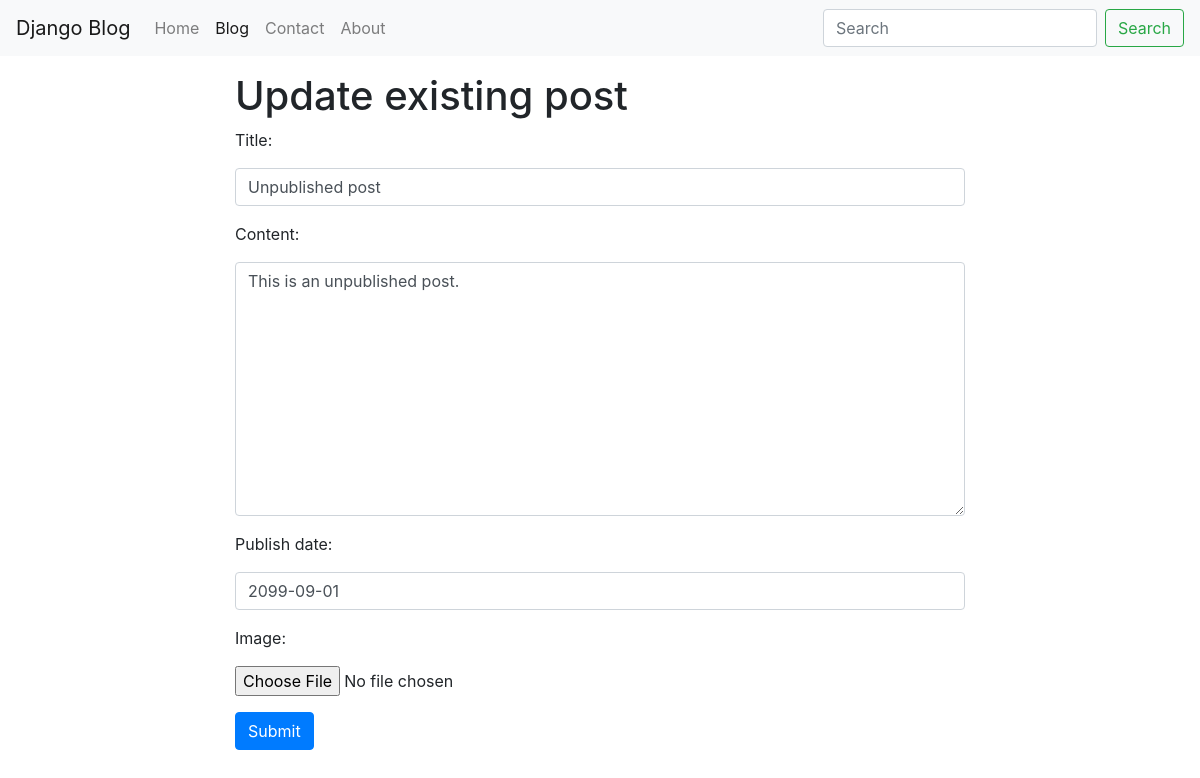
Before: /blog/unpublished-post/edit/ (signed in) with the older database file.
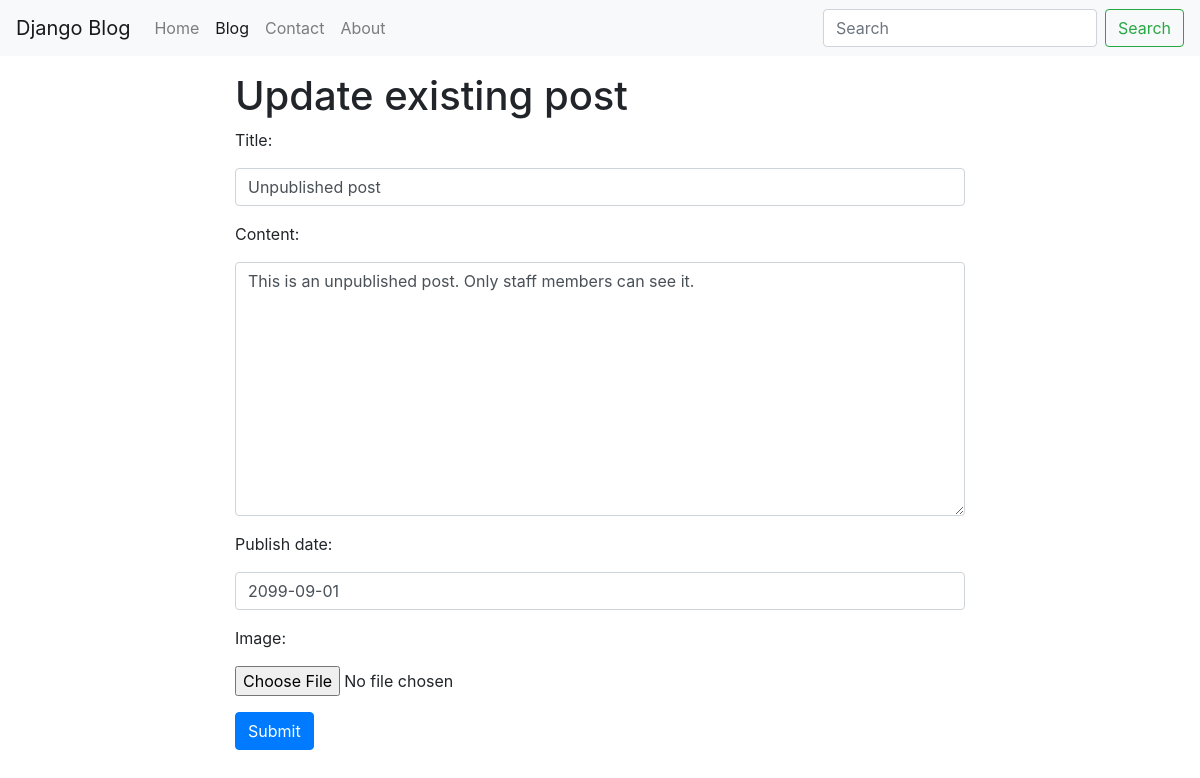
After: the same page with the newer database file.
### blog/models.py (models this page shows, shortened)
class BlogPost(models.Model):
  user = models.ForeignKey(user_model,
    null=True, default=1, on_delete=models.SET_NULL)
  title = models.TextField()
  slug = models.SlugField(unique=True)
  content = models.TextField(null=True, blank=True)
  publish_date = models.DateTimeField(auto_now=False, auto_now_add=False, null=True, blank=True)
  timestamp = models.DateTimeField(auto_now_add=True)
  updated = models.DateTimeField(auto_now=True)
  image = models.ImageField(upload_to='image/', blank=True, null=True)
  objects = BlogPostManager()
  class Meta:
    ordering = ['-publish_date', '-updated', '-timestamp']

### blog/views.py (the view)
# urls.py: path('<str:slug>/edit/', blog_post_update_view),
@staff_member_required
def blog_post_update_view(request, slug):
  try:
    obj = BlogPost.objects.get(slug=slug)
  except:
    raise Http404('Blog post does not exist.')
  form = BlogPostForm(request.POST or None, request.FILES or None, instance=obj)
  if form.is_valid():
    form.cleaned_data['slug'] = form.cleaned_data['title'].lower().replace(' ', '-')
    form.save()
    return redirect('/blog')
  t_name = 'blog/update.html'
  context = {
    'title': 'Update post',
    'title_header': 'Update existing post',
    'form': form,
    'object': obj
    }
  return render(request, t_name, context)

### blog/forms.py (shortened to what this page needs)
class BlogPostForm(forms.ModelForm):
  class Meta:
    model = BlogPost
    fields = ['title', 'content', 'publish_date', 'image']
    widgets = {
            'title': forms.TextInput(attrs={'class': 'form-control', 'placeholder': 'Title'}),
            'content': forms.Textarea(attrs={'class': 'form-control', 'placeholder': 'Content'}),
            'publish_date': forms.DateInput(attrs={'class': 'form-control'}),
            'image': forms.FileInput(attrs={'class': 'form-control-file'}),
        }

### blog/models.py (called while the page is built)
  def get_queryset(self):
    return BlogPostQuerySet(self.model, using=self._db)

### blog/templates/blog/update.html
{% extends "base.html" %}
{% block content %}
{% include "__form.html" %}
{% endblock %}

### templates/__form.html (shortened to what this page needs)
<form method="POST" action="." enctype="multipart/form-data">
  {% for field in form %}
    <div class="form-group">
      <label for="{{ field.id_for_label }}">{{ field.label_tag }}</label>
      {{ field }}
    </div>
  {% endfor %}
  <button type="submit" class="btn btn-primary mb-3">Submit</button>
</form>

Changed rows visible on the page:
changed BlogPost "Unpublished post": content "This is an unpublished post." → "This is an unpublished post. Only staff members can see it."
